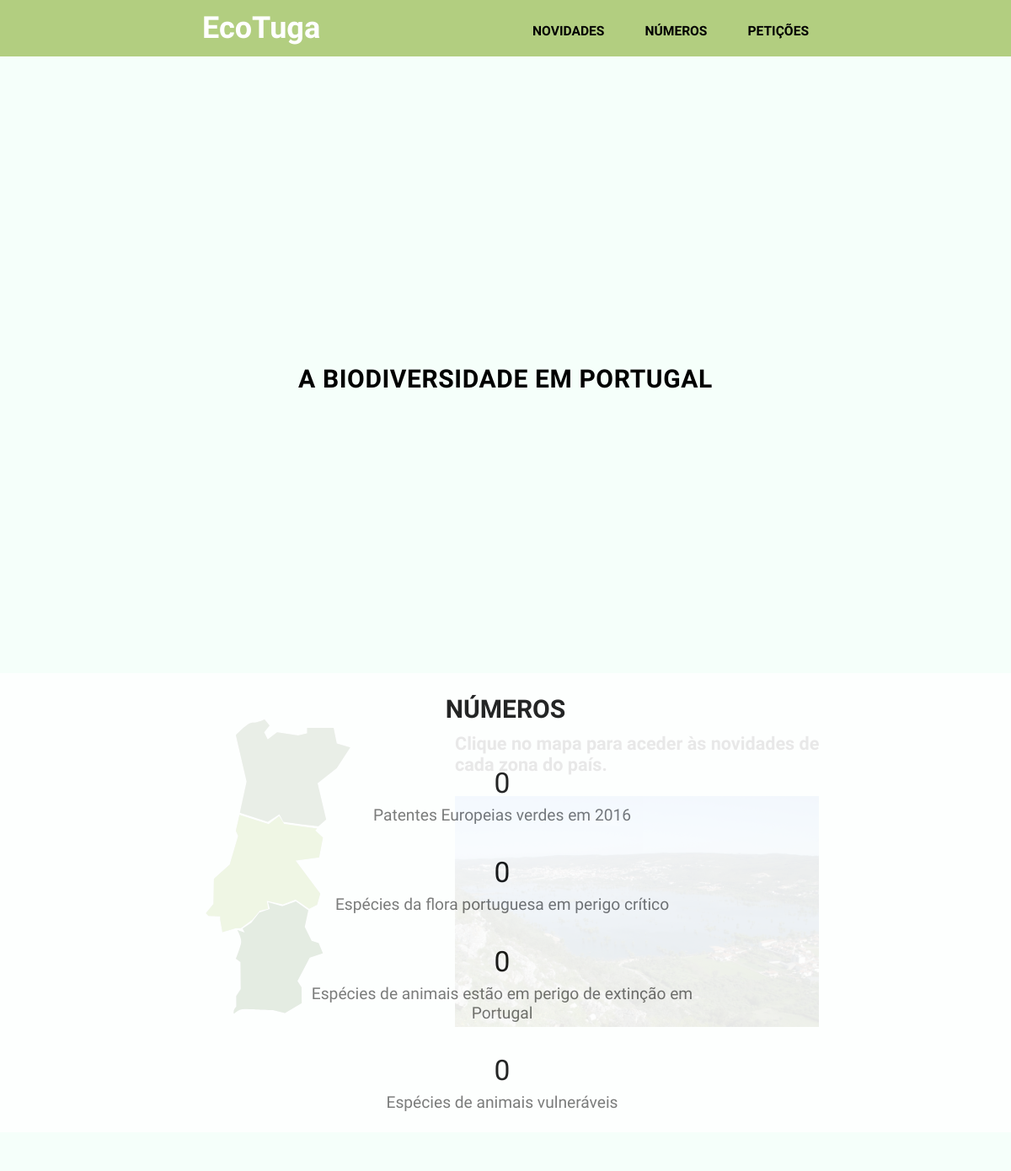
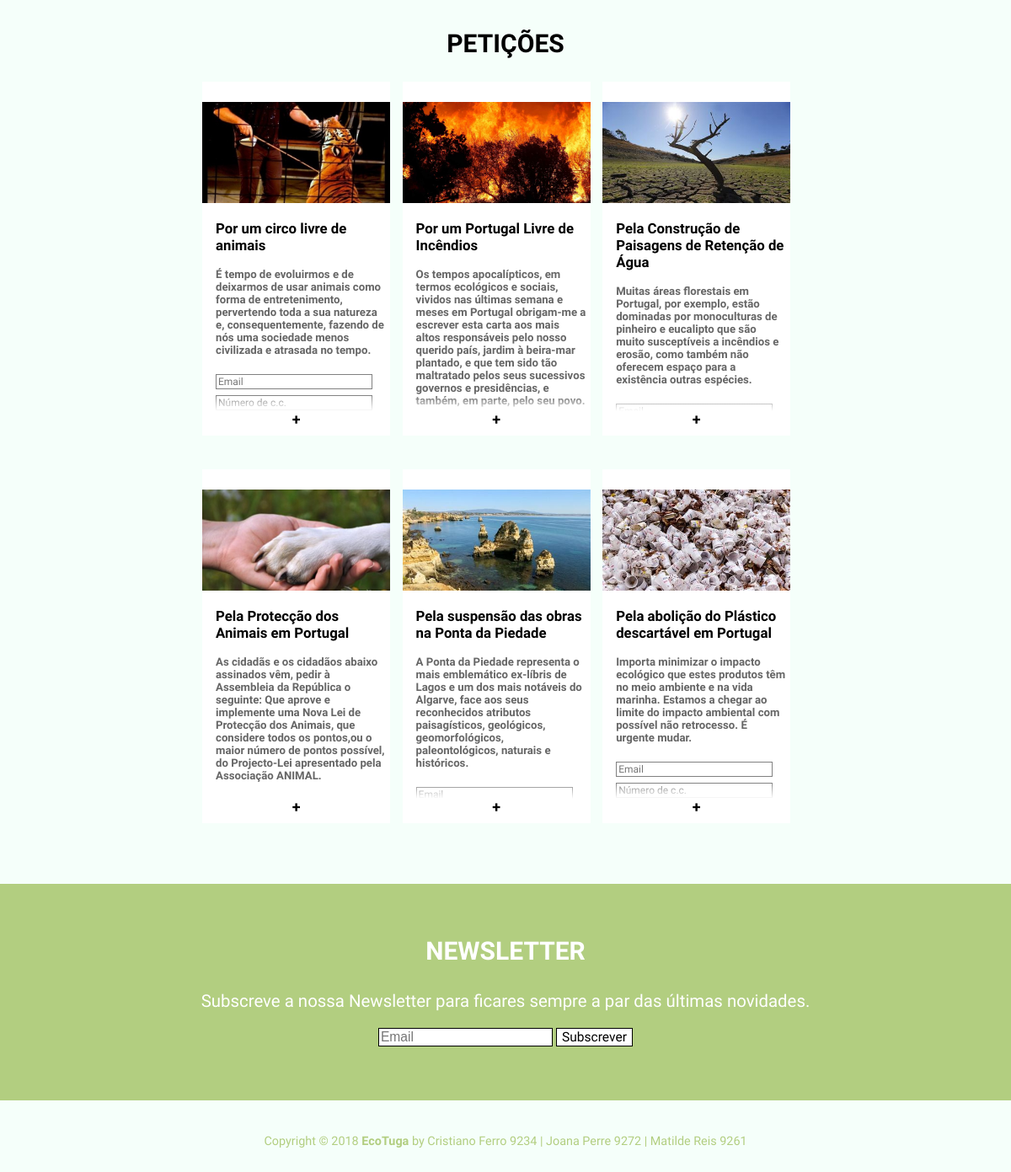
The page / on the database its author committed (2 pictures, top to bottom).
### tables this page shows
CREATE TABLE IF NOT EXISTS `numeros` (
  `id` int(11) NOT NULL AUTO_INCREMENT,
  `numero` text NOT NULL,
  `descricao` text NOT NULL,
  PRIMARY KEY (`id`)
);

CREATE TABLE IF NOT EXISTS `peticoes` (
  `id` int(11) NOT NULL AUTO_INCREMENT,
  `titulo` text NOT NULL,
  `descricao` text NOT NULL,
  `imagem` text NOT NULL,
  PRIMARY KEY (`id`)
);

### index.php (the view, shortened to what this page needs)
<?php
  $ligacao = mysqli_connect('localhost','root','','ecotuga_dados');
  mysqli_set_charset($ligacao,'utf8');
$consulta_destaques = mysqli_query($ligacao, "SELECT * FROM destaques ORDER BY id");
$destaques = array();
while($linha_destaques = mysqli_fetch_assoc($consulta_destaques)){
  $destaques[] = $linha_destaques;
};
  $consulta_numeros = mysqli_query($ligacao, "SELECT * FROM numeros ORDER BY id");
$numeros = array();
while($linha_numeros = mysqli_fetch_assoc($consulta_numeros)){
  $numeros[] = $linha_numeros;
};
  $consulta_peticoes = mysqli_query($ligacao, "SELECT * FROM peticoes ORDER BY id");
$peticoes = array();
while($linha_peticoes = mysqli_fetch_assoc($consulta_peticoes)){
  $peticoes[] = $linha_peticoes;
};
?>
<!DOCTYPE html>
<html>
<head>
<link rel="stylesheet" type="text/css" href="css/style.css" >
</head>
<body>
<header id="top">
      <nav id="menu">
            <div class="contentor">
            <h1 class="left" href="#contentor" id="logo">EcoTuga</h1>
            <a class="right" href="#peticoes-lista">Petições</a>
            <a class="right" href="#section-numeros">Números</a>
            <a class="right" href="#seccao_norte">Novidades</a>
            </div>
      </nav>
</header>
<section id="intro_conteudo">
<h1 id="titulo_conteudo">A BIODIVERSIDADE EM PORTUGAL</h1>
<div id="animacao_intro">
  <br/>
        <?php for($i=0; $i<count($destaques); $i++){ ?>
				<div class="anim_txt">
				<h2> <?php echo $destaques[$i]['destaque']; ?> </h2>
				</div>
				<?php } ?>
</div>
<br/>
</section>
<section id="section-numeros">
    <h1 id="titulo-numeros">NÚMEROS</h1>
    <br/>
    <br/>
      <div id="contentor-numeros">
				<?php for($i=0; $i<count($numeros); $i++){ ?>
        <div class="artigo-numero">
        <div class="numero" data-count="<?php echo $numeros[$i]['numero']; ?>"> 0 </div>
        <div class="subtitulo-numero"> <?php echo $numeros[$i]['descricao']; ?> </div>
        </div>
				<?php } ?>
      </div>
</section>
       <div id="peticoes-lista">
 <h1 id="titulo-peticoes">PETIÇÕES</h1>
				 <?php for($i=0; $i<count($peticoes); $i++){ ?>
         <div class="peticao">
					 <div class="peticao_mais">
						 <div class="peticao_scroll">+</div>
						</div>
             <div class="imagem">
                 <img src="img/<?php echo $peticoes[$i]['imagem']; ?>" />
             </div>
					 	 <div class="contentor_scroll">
             <div class="peticao-texto">
                 <h3>
                   <?php echo $peticoes[$i]['titulo']; ?>
                 </h3>
                 <h4>
                  <?php echo $peticoes[$i]['descricao']; ?>
                 </h4>
                    <div class="peticao-formulario">
                        <form action="index.html" method="post" class="subscribe-form">
                          <input type="email" name="email" class="subscribe-input-peticao" placeholder="Email" />
                          <input type="text" name="email" class="subscribe-input-peticao" placeholder="Número de c.c." />
                          <input type="text" name="email" class="subscribe-input-peticao" placeholder="NIF" />
													<div class="peticao_gradient">
													</div>
												</form>
                    </div>
             </div>
					 </div>
         </div>
				 <?php } ?>
        </div>
<section class="subscribe">
    <div class="subscribe-pitch">
      <h3 class="titulo-newsletter"> NEWSLETTER </h3>
      <p class="texto-newsletter">Subscreve a nossa Newsletter para ficares sempre a par das últimas novidades.</p>
    </div>
 <form action="index.html" method="post" class="subscribe-form">
      <input type="email" name="email" id="subscribe-input-news" placeholder="Email"/>
      <button type="submit" id="subscribe-submit-news">Subscrever</button>
    </form>
  </section>
   <footer id="rodape">
        	Copyright © 2018 <b>EcoTuga</b> by Cristiano Ferro 9234 | Joana Perre 9272 | Matilde Reis 9261
        </footer>
</body>
</html>

### css/style.css (style rules this page uses)
body { font-family: 'Exo', sans-serif; font-weight:normal; font-style:normal; background-color:#F5FFFA; margin:0; }
a { text-decoration: none; }
header { margin:0; }
nav { margin:0; }
.right { float:right; }
.left { float: left; }
.contentor { width: 60%; margin: 0 auto; }
#top { position: fixed; display: block; z-index: 1000; }
#menu { background-color: #B2CE80; position: fixed; display: block; width: 100%; }
#menu a { margin: 2.3vw 0 1.8vw 4vw; text-transform: uppercase; font-weight: bold; font-size: 1.3vw; color: #000; }
#menu h1 { margin: 1vw 0 1vw 0; font-size: 3vw; color:#FFF; }
#titulo_conteudo { text-transform: uppercase; position: absolute; text-align:center; top: 15%; width:100%; font-size: 2.5vw; letter-spacing:0.05vw; margin: 0.5em 0 2em 0; margin bottom:1em; }
#animacao_intro { top: 30%; margin-left: 45%; font-size: 1.2vw; padding-right: 15%; position: absolute; color:#666; height: 32vw; max-height: 40vw; overflow: hidden; }
#section-numeros { background-color: #fff; opacity: 0.85; width:960px auto; display:inline-table; position: relative; text-align: center; margin-bottom:5%; margin-top: 65vw; }
#section-numeros h1 { margin-bottom: 0 ; width: 100%; text-align: center; font-size: 2.5vw; }
.numero { font-size: 2.8vw; margin-bottom:1.5%; }
.subtitulo-numero { font-size: 1.6vw; color: #666; }
.artigo-numero { width:40%; margin:0.5%; margin-top:0.3em; float:left; opacity: 1; height:auto; padding:0.5em; margin-bottom: 1em; margin-left: 29%; }
#titulo-peticoes { text-align: center; font-size: 2.5vw; }
.imagem { max-height: 12vw; overflow: hidden; position: relative; z-index: 10; margin-bottom: 5%; }
#peticoes-lista { padding:0 20%; }
.peticao { width:31%; margin-top:0.5em; float:left; margin-left: 0; background-color:#FFF; opacity: 1; margin-bottom: 2em; margin-right: 2%; max-height: 35vw; height: 35vw; overflow: hidden; }
.peticao img { width: 100%; margin-top: 2vw; margin-bottom:0; height:50%; }
.peticao-texto { padding: 1.3em 1.3em 1.3em 0; margin: 0; position: relative; height: 60%; right: -16px; top: 0; }
.peticao-texto h3 { font-size:1.4vw; margin-top: -6%; }
.peticao-texto h4 { font-size:1.1vw; margin-top:1em; color:#666; text-decoration:none; }
.contentor_scroll { overflow:hidden; }
.peticao_mais { position: relative; cursor: pointer; z-index: 20; user-select: none; }
.peticao_scroll { background-color: #FFF; font-size: 1.5vw; color: black; font-family: 'Exo', sans-serif; font-weight: bold; font-style: normal; border: 0px solid black; position: absolute; z-index: 20; left: 0; top: 25vw; right: 0; bottom: 50%; text-align: center; padding: 1em 0 2em 0; margin-top: 4em; width: 100%; cursor: pointer; background: linear-gradient( rgba(255, 255, 255, 0) 0%, rgba(255, 255, 255, 1) 35% ); }
.peticao-formulario { align-content: center; }
.subscribe-input-peticao { background-color:#FFF; font-size:1vw; color:black; font-family: 'Exo', sans-serif; font-weight:normal; font-style:normal; border:1px solid grey; margin:0.3em auto; width: 15vw; }
.subscribe { margin-bottom:5em; background-color:#B2CE80; margin: 2.5em auto; color:#FFF; padding-top:2em; padding-bottom:4em; text-align:center; }
.subscribe-pitch h3 { font-size:2.5vw; }
.subscribe-pitch p { font-size:1.7vw; }
#subscribe-submit-news { font-size:1.3vw; cursor: pointer; background-color:#FFF; color:black; font-family: 'Exo', sans-serif; font-weight:normal; font-style:normal; border:1px solid black; }
#subscribe-input-news { font-size:1.3vw; cursor: pointer; background-color:#FFF; color:black; font-weight:normal; font-style:normal; border:1px solid black; text-decoration:none; }
.titulo-newsletter { font-size: 3vw; }
.texto-newsletter { font-size: 2.2vw; }
#rodape { color:#B2CE80; margin-bottom:2em; text-align:center; font-size: 1.2vw; }

### rows shown on the page
numeros: descricao "Patentes Europeias verdes em 2016"
numeros: descricao "Espécies da flora portuguesa em perigo crítico"
numeros: descricao "Espécies de animais estão em perigo de extinção em Portugal"
numeros: descricao "Espécies de animais vulneráveis"
peticoes: imagem (picture), titulo "Por um circo livre de animais", descricao "É tempo de evoluirmos e de deixarmos de usar animais como forma de entretenimento, pervertendo toda a sua natureza e, consequentemente, fazendo de nós uma sociedade menos civilizada e atrasada no tempo."
peticoes: imagem (picture), titulo "Por um Portugal Livre de Incêndios", descricao "Os tempos apocalípticos, em termos ecológicos e sociais, vividos nas últimas semana e meses em Portugal obrigam-me a escrever esta carta aos mais altos responsáveis pelo nosso querido país, jardim à beira-mar plantado, e que tem sido tão maltratado pelos seus sucessivos governos e presidências, e também, em parte, pelo seu povo."
peticoes: imagem (picture), titulo "Pela Construção de Paisagens de Retenção de Água", descricao "Muitas áreas florestais em Portugal, por exemplo, estão dominadas por monoculturas de pinheiro e eucalipto que são muito susceptíveis a incêndios e erosão, como também não oferecem espaço para a existência outras espécies."
peticoes: imagem (picture), titulo "Pela Protecção dos Animais em Portugal", descricao "As cidadãs e os cidadãos abaixo assinados vêm, pedir à Assembleia da República o seguinte: Que aprove e implemente uma Nova Lei de Protecção dos Animais, que considere todos os pontos,ou o maior número de pontos possível, do Projecto-Lei apresentado pela Associação ANIMAL."
peticoes: imagem (picture), titulo "Pela suspensão das obras na Ponta da Piedade", descricao "A Ponta da Piedade representa o mais emblemático ex-líbris de Lagos e um dos mais notáveis do Algarve, face aos seus reconhecidos atributos paisagísticos, geológicos, geomorfológicos, paleontológicos, naturais e históricos."
peticoes: imagem (picture), titulo "Pela abolição do Plástico descartável em Portugal", descricao "Importa minimizar o impacto ecológico que estes produtos têm no meio ambiente e na vida marinha. Estamos a chegar ao limite do impacto ambiental com possível não retrocesso. É urgente mudar."
